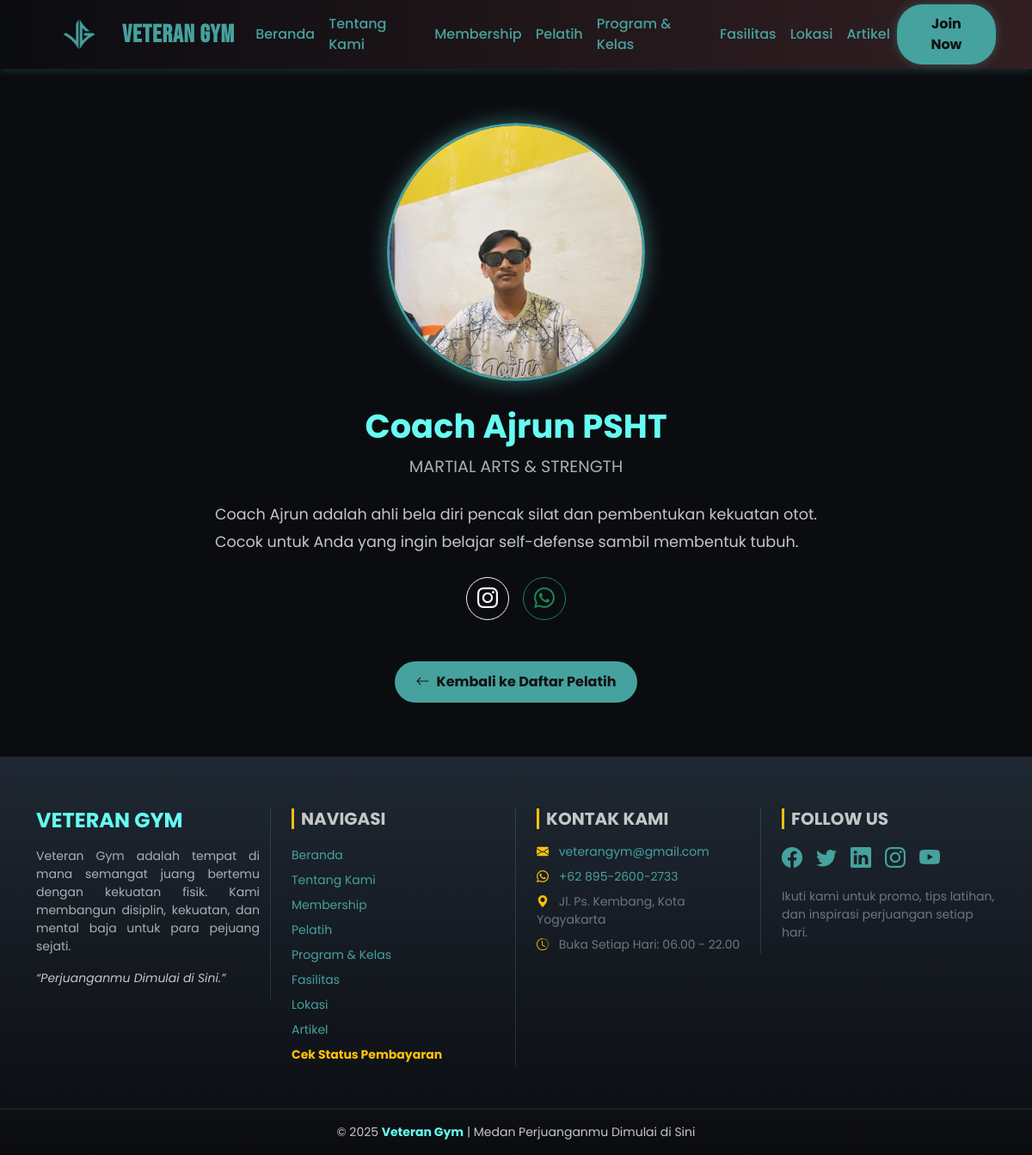
Page /project/pelatih/pelatih_detail.php?id=1 on the committed database.
### tables this page shows
CREATE TABLE `pelatih` (
  `id_pelatih` int(11) NOT NULL,
  `nama_pelatih` varchar(100) NOT NULL,
  `spesialisasi` varchar(100) DEFAULT NULL,
  `foto` varchar(255) DEFAULT NULL,
  `deskripsi` text DEFAULT NULL,
  `instagram` varchar(100) DEFAULT NULL,
  `no_wa` varchar(20) DEFAULT NULL
);

### project/pelatih/pelatih_detail.php (the view, shortened to what this page needs)
<?php
include '../../include/koneksi.php';
$id = isset($_GET['id']) ? (int)$_GET['id'] : 0;
$sql = "SELECT * FROM pelatih WHERE id_pelatih = $id";
$result = $koneksi->query($sql);
if ($result && $result->num_rows > 0) {
    $item = $result->fetch_assoc();
    $foto = !empty($item['foto']) ? $item['foto'] : 'trainer_placeholder.jpg';
} else {
    echo "<script>alert('Data pelatih tidak ditemukan!'); window.location.href='pelatih.php';</script>";
    exit;
}
?>
<!DOCTYPE html>
<html lang="id">
<head>
  <link href="https://cdn.jsdelivr.net/npm/bootstrap@5.3.3/dist/css/bootstrap.min.css" rel="stylesheet">
  <link href="https://cdn.jsdelivr.net/npm/bootstrap-icons@1.11.3/font/bootstrap-icons.css" rel="stylesheet">
  <link rel="stylesheet" href="../../asset/style.css">
</head>
<body>
  <nav class="navbar navbar-expand-lg fixed-top">
    <div class="container">
      <a class="navbar-brand d-flex align-items-center" href="../index.php">
        <img src="../../image/logogym2.png" alt="Veteran Gym Logo" class="logo-img">
        <span class="brand-text">Veteran Gym</span>
      </a>
      <div class="collapse navbar-collapse justify-content-center" id="navbarNav">
        <ul class="navbar-nav">
          <li class="nav-item"><a class="nav-link" href="../index.php">Beranda</a></li>
          <li class="nav-item"><a class="nav-link" href="../profil/tentang.php">Tentang Kami</a></li>
          <li class="nav-item"><a class="nav-link" href="../transaksi/membership.php">Membership</a></li>
          <li class="nav-item"><a class="nav-link" href="pelatih.php">Pelatih</a></li>
          <li class="nav-item"><a class="nav-link" href="../profil/program.php">Program & Kelas</a></li>
          <li class="nav-item"><a class="nav-link" href="../profil/fasilitas.php">Fasilitas</a></li>
          <li class="nav-item"><a class="nav-link" href="../profil/lokasi.php">Lokasi</a></li>
          <li class="nav-item"><a class="nav-link" href="../artikel/artikel.php">Artikel</a></li>
        </ul>
      </div>
      <a href="../transaksi/membership.php" class="btn join-btn">Join Now</a>
    </div>
  </nav>
  <section id="detail-pelatih" style="min-height: 100vh; display: flex; align-items: center;">
    <div class="container">
      <img src="../../image/<?php echo $foto; ?>" alt="<?php echo $item['nama_pelatih']; ?>" class="pelatih-foto">
      <h1 class="pelatih-nama"><?php echo $item['nama_pelatih']; ?></h1>
      <p class="pelatih-spesialisasi text-uppercase"><?php echo $item['spesialisasi']; ?></p>
      <div class="pelatih-deskripsi">
        <?php echo nl2br($item['deskripsi']); ?>
      </div>
      <div class="d-flex justify-content-center gap-3 mt-4" style="animation: fadeIn 1.2s ease 1.2s forwards; opacity: 0;">
          <?php if(!empty($item['instagram'])): ?>
            <a href="https://instagram.com/<?php echo $item['instagram']; ?>" target="_blank" class="btn btn-outline-light rounded-circle" style="width: 50px; height: 50px; display:flex; align-items:center; justify-content:center;">
                <i class="bi bi-instagram fs-4"></i>
            </a>
          <?php endif; ?>
          <?php if(!empty($item['no_wa'])): ?>
            <a href="https://wa.me/<?php echo $item['no_wa']; ?>" target="_blank" class="btn btn-outline-success rounded-circle" style="width: 50px; height: 50px; display:flex; align-items:center; justify-content:center;">
                <i class="bi bi-whatsapp fs-4"></i>
            </a>
          <?php endif; ?>
      </div>
      <a href="pelatih.php" class="btn-kembali mt-5">
        <i class="bi bi-arrow-left me-2"></i>Kembali ke Daftar Pelatih
      </a>
    </div>
  </section>
  <footer>
    <div class="container">
      <div class="row gy-4 text-start align-items-start">
        <div class="col-lg-3 col-md-6 border-end">
          <h4 class="fw-bold text-uppercase mb-3" style="color: var(--accent-hover);">Veteran Gym</h4>
          <p class="small" style="color: var(--text-muted); text-align: justify;">
            Veteran Gym adalah tempat di mana semangat juang bertemu dengan kekuatan fisik.
            Kami membangun disiplin, kekuatan, dan mental baja untuk para pejuang sejati.
          </p>
          <p class="fst-italic small">“Perjuanganmu Dimulai di Sini.”</p>
        </div>
        <div class="col-lg-3 col-md-6 border-end border-secondary ps-lg-4">
          <h5 class="fw-bold mb-3 text-uppercase border-start border-3 border-warning ps-2">Navigasi</h5>
          <ul class="list-unstyled small mb-0">
            <li><a href="../index.php" class="footer-link d-block py-1">Beranda</a></li>
            <li><a href="../profil/tentang.php" class="footer-link d-block py-1">Tentang Kami</a></li>
            <li><a href="../transaksi/membership.php" class="footer-link d-block py-1">Membership</a></li>
            <li><a href="pelatih.php" class="footer-link d-block py-1">Pelatih</a></li>
            <li><a href="../profil/program.php" class="footer-link d-block py-1">Program & Kelas</a></li>
            <li><a href="../profil/fasilitas.php" class="footer-link d-block py-1">Fasilitas</a></li>
            <li><a href="../profil/lokasi.php" class="footer-link d-block py-1">Lokasi</a></li>
            <li><a href="../artikel/artikel.php" class="footer-link d-block py-1">Artikel</a></li>
            <li>
              <a href="../transaksi/cek_status_membership.php" class="footer-link d-block py-1 text-warning fw-bold">
                Cek Status Pembayaran
              </a>
            </li>
          </ul>
        </div>
        <div class="col-lg-3 col-md-6 border-end border-secondary ps-lg-4">
          <h5 class="fw-bold mb-3 text-uppercase border-start border-3 border-warning ps-2">Kontak Kami</h5>
          <ul class="list-unstyled small mb-0">
            <li class="mb-2"><i class="bi bi-envelope-fill me-2 text-warning"></i>
              <a href="mailto:veterangym@gmail.com" class="footer-link">veterangym@gmail.com</a>
            </li>
            <li class="mb-2"><i class="bi bi-whatsapp me-2 text-warning"></i>
              <a href="https://wa.me/6289526002733" class="footer-link">+62 895-2600-2733</a>
            </li>
            <li class="mb-2"><i class="bi bi-geo-alt-fill me-2 text-warning"></i>
              <span class="text-secondary">Jl. Ps. Kembang, Kota Yogyakarta</span>
            </li>
            <li><i class="bi bi-clock-history me-2 text-warning"></i>
              <span class="text-secondary">Buka Setiap Hari: 06.00 - 22.00</span>
            </li>
          </ul>
        </div>
        <div class="col-lg-3 col-md-6 ps-lg-4">
          <h5 class="fw-bold mb-3 text-uppercase border-start border-3 border-warning ps-2">Follow Us</h5>
          <div class="d-flex gap-3 fs-4 mb-3">
            <a href="https://web.facebook.com/" class="social-icon"><i class="bi bi-facebook"></i></a>
            <a href="https://x.com/" class="social-icon"><i class="bi bi-twitter"></i></a>
            <a href="https://www.linkedin.com/" class="social-icon"><i class="bi bi-linkedin"></i></a>
            <a href="https://www.instagram.com/" class="social-icon"><i class="bi bi-instagram"></i></a>
            <a href="https://www.youtube.com/" class="social-icon"><i class="bi bi-youtube"></i></a>
          </div>
          <p class="small text-secondary mb-0">
            Ikuti kami untuk promo, tips latihan, dan inspirasi perjuangan setiap hari.
          </p>
        </div>
      </div>
    </div>
    <hr class="opacity-50 mt-5">
    <div class="text-center small pb-3">
      © 2025 <strong style="color: var(--accent-hover);">Veteran Gym</strong> | Medan Perjuanganmu Dimulai di Sini
    </div>
  </footer>
</body>
</html>

### asset/style.css (style rules this page uses)
:root { --main-bg: #0b0c10; --section-bg-light: #1f2833; --accent: #45a29e; --accent-hover: #66fcf1; --text-light: #c5c6c7; --text-muted: #aab0b3; }
html, body { background-color: var(--main-bg); color: var(--text-light); font-family: "Poppins", sans-serif; height: 100%; display: flex; flex-direction: column; }
.navbar { background: linear-gradient(90deg, #0b0c10, #331f22); box-shadow: 0 2px 10px rgba(102, 252, 241, 0.15); position: fixed; top: 0; z-index: 9999; padding-top: 0 !important; padding-bottom: 0 !important; height: 80px; display: flex; align-items: center; }
.navbar-brand { padding: 0 !important; display: flex; align-items: center; }
.navbar-nav { align-items: center; }
.navbar-brand span { color: var(--accent); font-family: "Bebas Neue", sans-serif; font-size: 1.8rem; font-weight: 600; line-height: 1; margin-top: 2px; }
.nav-link { color: var(--accent); font-weight: 500; transition: color 0.2s, text-shadow 0.2s; }
.logo-img { height: 100px; width: auto; object-fit: contain; }
.brand-text { font-family: "Bebas Neue", sans-serif; font-weight: 400; font-size: 2rem; color: var(--accent); letter-spacing: 1px; text-transform: uppercase; }
.join-btn { background-color: var(--accent); color: #111; font-weight: bold; border-radius: 30px; padding: 10px 20px; transition: all 0.3s ease; box-shadow: 0 0 12px rgba(69, 162, 158, 0.4); }
section { padding: 90px 0; transition: background 0.4s ease; }
footer { background: linear-gradient(180deg, #1f2833 0%, #0b0c10 100%); color: var(--text-light); padding-top: 60px; }
footer a.footer-link { color: var(--accent); text-decoration: none; transition: all 0.3s ease; }
.social-icon { color: var(--accent); transition: all 0.3s ease; }
footer .border-end { border-color: rgba(102, 252, 241, 0.15) !important; }
hr { border-color: rgba(102, 252, 241, 0.3); }
body { padding-top: 80px; }
.pelatih-foto { width: 130px; height: 130px; border-radius: 50%; object-fit: cover; border: 3px solid var(--accent); margin-bottom: 20px; margin-left: auto; margin-right: auto; transition: transform 0.3s ease; }
#detail-pelatih { background-color: var(--main-bg); padding: 100px 0; text-align: center; animation: fadeIn 1.5s ease; }
#detail-pelatih .pelatih-foto { width: 300px; height: 300px; object-fit: cover; border-radius: 50%; box-shadow: 0 0 25px rgba(102, 252, 241, 0.4); margin-bottom: 30px; animation: zoomIn 1s ease forwards; margin-left: auto; margin-right: auto; margin-top: 0; }
#detail-pelatih .pelatih-nama { color: var(--accent-hover); font-size: 2.4rem; font-weight: 700; margin-bottom: 10px; animation: fadeIn 1s ease 0.4s forwards; }
#detail-pelatih .pelatih-spesialisasi { font-size: 1.2rem; color: var(--text-muted); margin-bottom: 25px; animation: fadeIn 1s ease 0.8s forwards; }
#detail-pelatih .pelatih-deskripsi { max-width: 700px; margin: 0 auto; line-height: 1.8; font-size: 1.1rem; color: var(--text-light); text-align: justify; opacity: 0; animation: fadeIn 1.2s ease 1s forwards; }
#detail-pelatih .btn-kembali { background-color: var(--accent); color: #111; border: none; padding: 12px 25px; border-radius: 25px; font-weight: bold; text-decoration: none; transition: all 0.3s ease; display: inline-block; margin-top: 40px; opacity: 0; animation: fadeIn 1.2s ease 1.4s forwards; }
.btn-kembali { background-color: var(--accent); color: #111; border: none; padding: 12px 25px; border-radius: 25px; font-weight: bold; text-decoration: none; transition: all 0.3s ease; display: inline-block; margin-top: 40px; }

### rows in the picture
pelatih: foto (picture), nama_pelatih "Coach Ajrun PSHT", spesialisasi "MARTIAL ARTS & STRENGTH", deskripsi "Coach Ajrun adalah ahli bela diri pencak silat dan pembentukan kekuatan otot. Cocok untuk Anda yang ingin belajar self-defense sambil membentuk tubuh."
